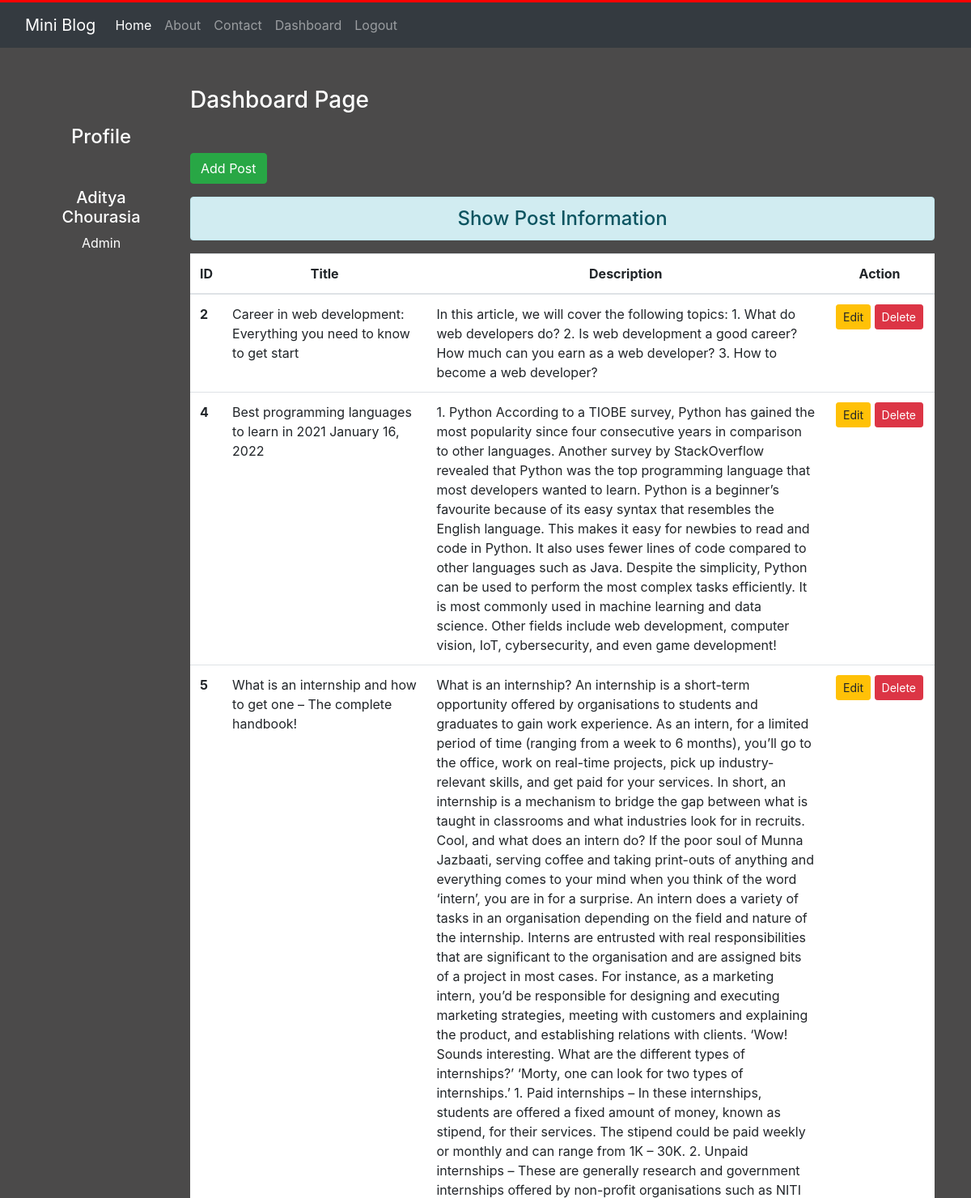
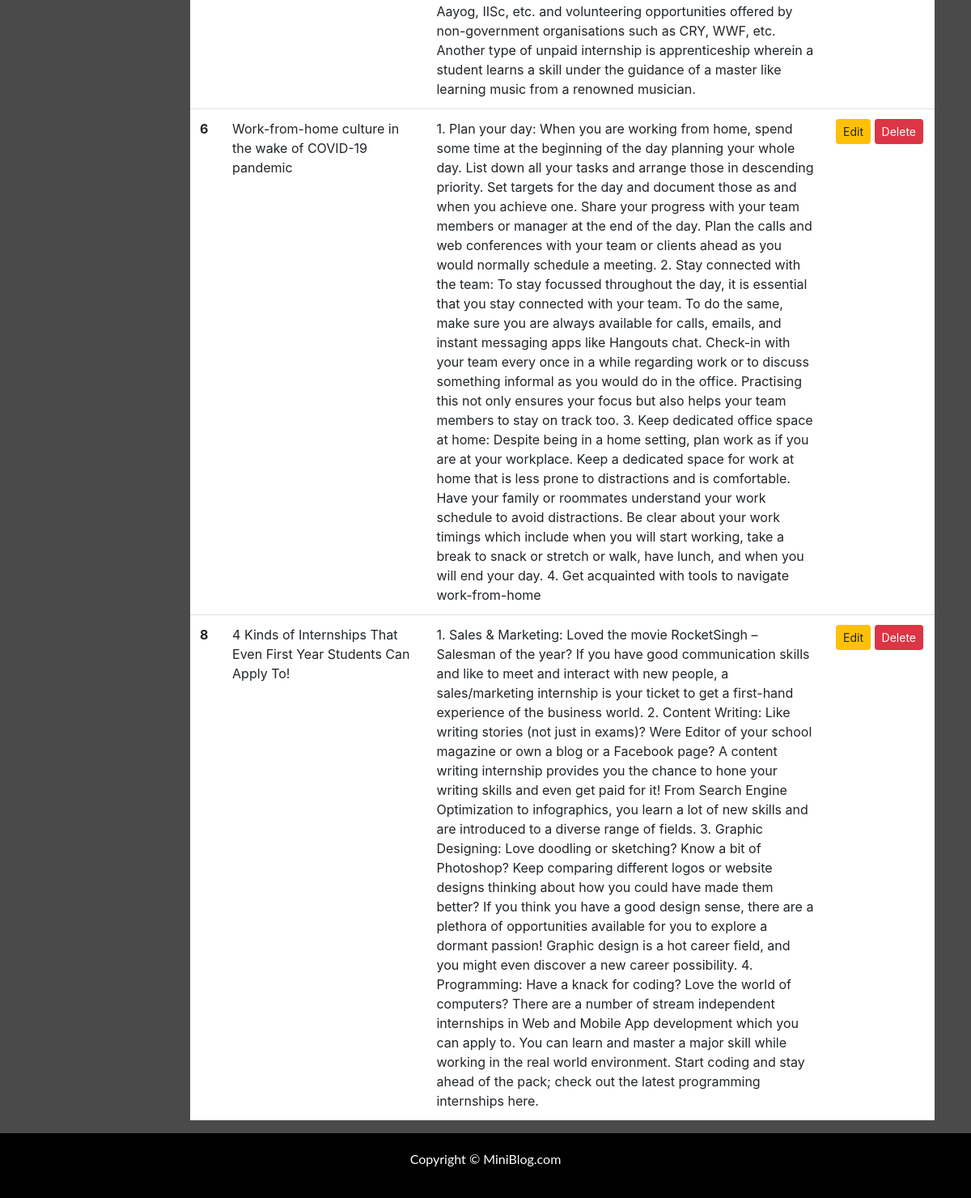
The page /dashboard/ (signed in) on the database its author committed (2 pictures, top to bottom).
### blog/models.py (models this page shows)
class Post(models.Model):
 title = models.CharField(max_length=150)
 desc = models.TextField()

### blog/views.py (the view)
# urls.py: path('dashboard/', views.dashboard, name='dashboard'),
def dashboard(request):
 if request.user.is_authenticated:
  posts = Post.objects.all()
  user = request.user
  full_name = user.get_full_name()
  gps = user.groups.all()
  return render(request, 'blog/dashboard.html', {'posts':posts, 'full_name':full_name, 'groups':gps})
 else:
  return HttpResponseRedirect('/login/')

### blog/templates/blog/dashboard.html (shortened to what this page needs)
{% extends 'blog/base.html' %}
{% load static %}
{% block side %}
<div class="col-sm-2 text-white my-5 text-center">
  <h4 class="my-5">Profile</h4>
  <h5>{{full_name}}</h5>
  {% for group in groups %}
    <p>{{group.name}}</p>
  {% endfor %}
</div>
{% endblock side %}
{% block content %}
<div class="col-sm-10">
 <h3 class="text-white my-5">Dashboard Page</h3>
 <a href="{% url 'addpost' %}" class="btn btn-success">Add Post</a>
 <h4 class="text-center alert alert-info mt-3">Show Post Information</h4>
  {% if posts %}
   <table class="table table-hover bg-white">
     <thead>
       <tr class="text-center">
         <th scope="col" style="width:2%">ID</th>
         <th scope="col" style="width:28%">Title</th>
         <th scope="col" style="width:55%">Description</th>
         <th scope="col" style="width:15%">Action</th>
       </tr>
     </thead>
     <tbody>
      {% for post in posts %}
       <tr>
         <th scope="row">{{post.id}}</th>
         <td>{{post.title}}</td>
         <td>{{post.desc}}</td>
         <td class="text-center">
          <a href="{% url 'updatepost' post.id %}" class="btn btn-warning btn-sm">Edit</a>
          {% if perms.blog.delete_post %}
          <form action="{% url 'deletepost' post.id %}" method="post" class="d-inline"> {% csrf_token %}
          <input type="submit" class="btn btn-danger btn-sm" value="Delete">
         </form>
         {% endif %}
         </td>
       </tr>
      {% endfor %}
     </tbody>
   </table>
  {% else %}
   <h4 class="text-center alert alert-warning">No Records</h4>
  {% endif %}
</div>
{% endblock content %}

### blog/templates/blog/base.html (shortened to what this page needs)
<!DOCTYPE html>
{% load static %}
<html lang="en">
<head>
 <link rel="stylesheet" href="{% static 'blog/css/bootstrap.css' %}">
 <link rel="stylesheet" href="{% static 'blog/css/style.css' %}">
 <link rel="stylesheet" href="{%static 'blog/css/Additional.css'%}">
</head>
<body>
 <div class="container-fluid bg-dark">
  {% include 'blog/navbar.html' %}
  </div>
 <div class="container">
  <div class="row">
   {% block side %}
   {% endblock side %}
   {% block content %}
   {% endblock content %}
  </div>
 </div>
 <footer class="flex-all-center">
    <p>Copyright &copy; MiniBlog.com </p>
</footer>
</body>
</html>

### blog/templates/blog/navbar.html (shortened to what this page needs)
<nav class="navbar navbar-expand-lg navbar-dark bg-dark">
  <a class="navbar-brand" href="#">Mini Blog</a>
  <div class="collapse navbar-collapse" id="navbarNav">
    <ul class="navbar-nav">
      <li class="nav-item active">
        <a class="nav-link" href="/">Home <span class="sr-only">(current)</span></a>
      </li>
      <li class="nav-item">
        <a class="nav-link" href="{% url 'about' %}">About</a>
      </li>
      <li class="nav-item">
        <a class="nav-link" href="{% url 'contact' %}">Contact</a>
      </li>
      {% if request.user.is_authenticated %}
      <li class="nav-item">
        <a class="nav-link" href="{% url 'dashboard' %}">Dashboard</a>
      </li>
      <li class="nav-item">
        <a class="nav-link" href="{% url 'logout' %}">Logout</a>
      </li>
      {% endif %}
    </ul>
  </div>
</nav>

### blog/static/blog/css/style.css (style rules this page uses)
body { background-color: rgb(75, 74, 74); color: antiquewhite; }

### blog/static/blog/css/Additional.css (style rules this page uses)
* { margin:0; padding: 0; }
footer { height: 10vh; background-color: Black; color: white; font-family: 'Lato', sans-serif; display:flex; position: relative; bottom: 0px; justify-content: center; align-items: center; }

### rows shown on the page
Post: id "2", title "Career in web development: Everything you need to know to get start", desc "In this article, we will cover the following topics: 1. What do web developers do? 2. Is web development a good career? How much can you earn as a web developer? 3. How to become a web developer?"
Post: id "4", title "Best programming languages to learn in 2021 January 16, 2022", desc "1. Python According to a TIOBE survey, Python has gained the most popularity since four consecutive years in comparison to other languages. Another survey by StackOverflow revealed that Python was the top programming language that most developers wanted to learn. Python is a beginner’s favourite because of its easy syntax that resembles the English language. This makes it easy for newbies to read and code in Python. It also uses fewer lines of code compared to other languages such as Java. Despite the simplicity, Python can be used to perform the most complex tasks efficiently. It is most commonly used in machine learning and data science. Other fields include web development, computer…"
Post: id "5", title "What is an internship and how to get one – The complete handbook!", desc "What is an internship? An internship is a short-term opportunity offered by organisations to students and graduates to gain work experience. As an intern, for a limited period of time (ranging from a week to 6 months), you’ll go to the office, work on real-time projects, pick up industry-relevant skills, and get paid for your services. In short, an internship is a mechanism to bridge the gap between what is taught in classrooms and what industries look for in recruits. Cool, and what does an intern do? If the poor soul of Munna Jazbaati, serving coffee and taking print-outs of anything and everything comes to your mind when you think of the word ‘intern’, you are in for a surprise. An…"
Post: id "6", title "Work-from-home culture in the wake of COVID-19 pandemic", desc "1. Plan your day: When you are working from home, spend some time at the beginning of the day planning your whole day. List down all your tasks and arrange those in descending priority. Set targets for the day and document those as and when you achieve one. Share your progress with your team members or manager at the end of the day. Plan the calls and web conferences with your team or clients ahead as you would normally schedule a meeting. 2. Stay connected with the team: To stay focussed throughout the day, it is essential that you stay connected with your team. To do the same, make sure you are always available for calls, emails, and instant messaging apps like Hangouts chat. Check-in…"
Post: id "8", title "4 Kinds of Internships That Even First Year Students Can Apply To!", desc "1. Sales & Marketing: Loved the movie RocketSingh – Salesman of the year? If you have good communication skills and like to meet and interact with new people, a sales/marketing internship is your ticket to get a first-hand experience of the business world. 2. Content Writing: Like writing stories (not just in exams)? Were Editor of your school magazine or own a blog or a Facebook page? A content writing internship provides you the chance to hone your writing skills and even get paid for it! From Search Engine Optimization to infographics, you learn a lot of new skills and are introduced to a diverse range of fields. 3. Graphic Designing: Love doodling or sketching? Know a bit of Photoshop?…"

### other values the page prints
{{ full_name }} "Aditya Chourasia"
{{ group.name }} "Admin"
